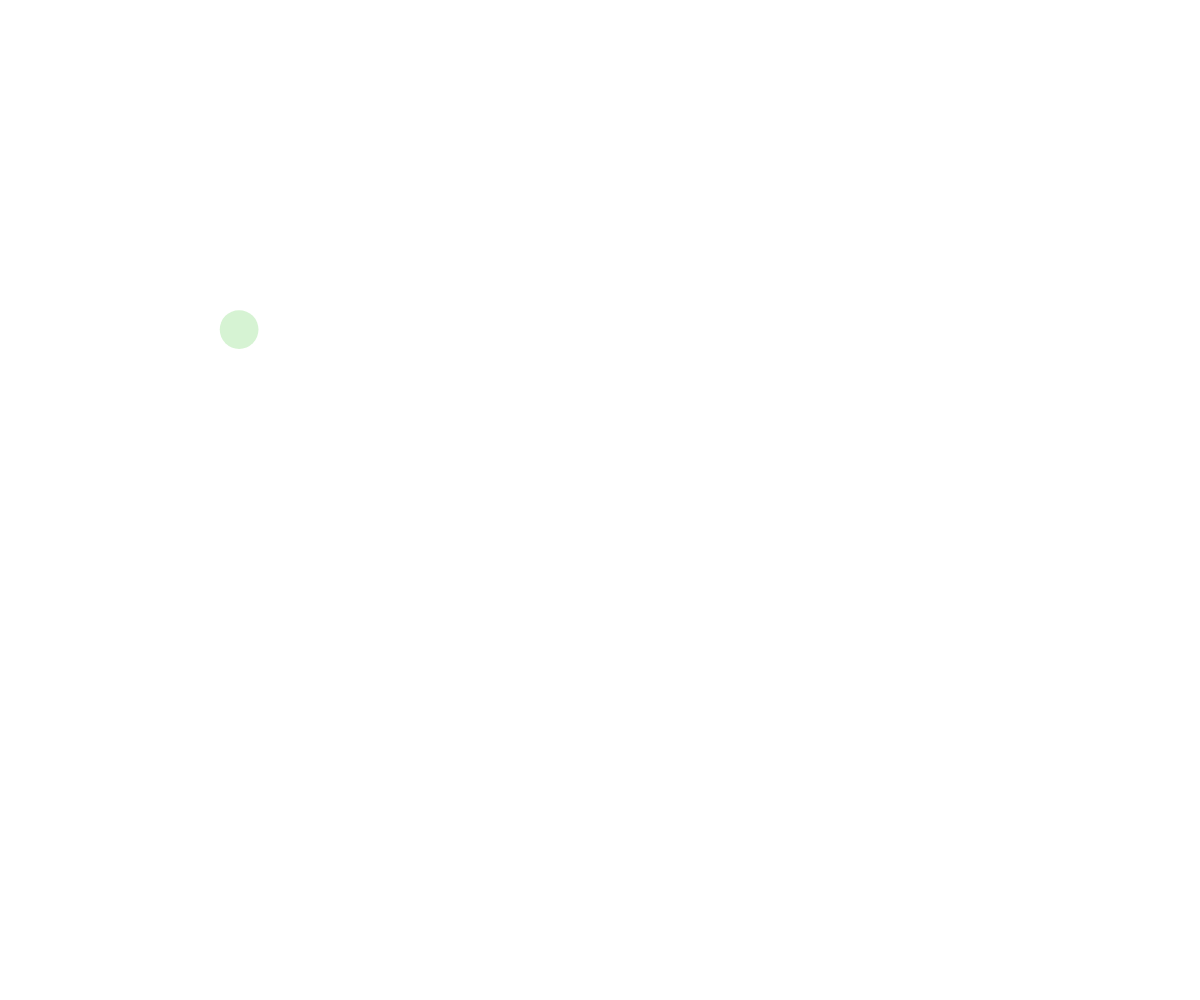
Frame 1 (no input)
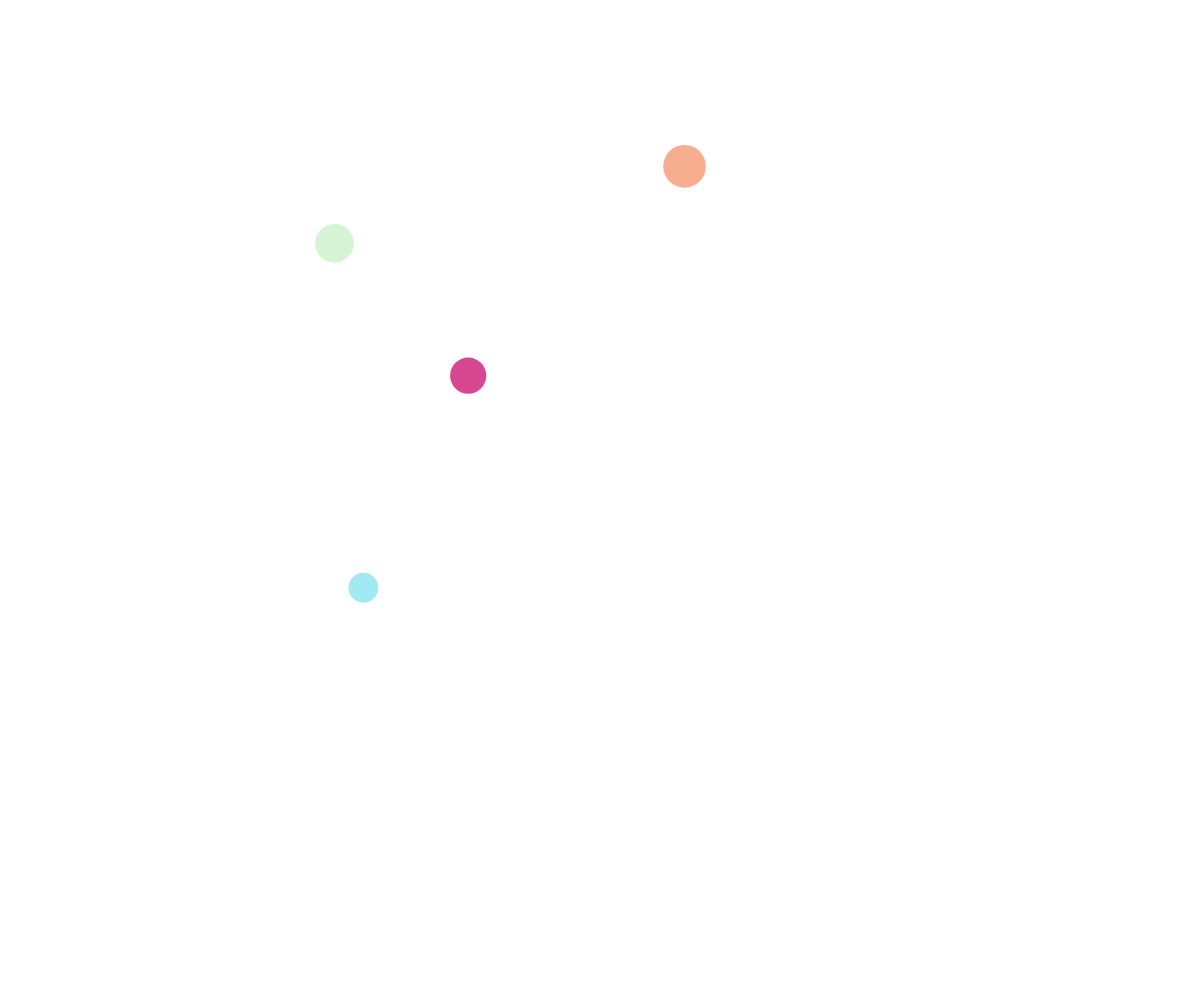
Frame 60 (no input)
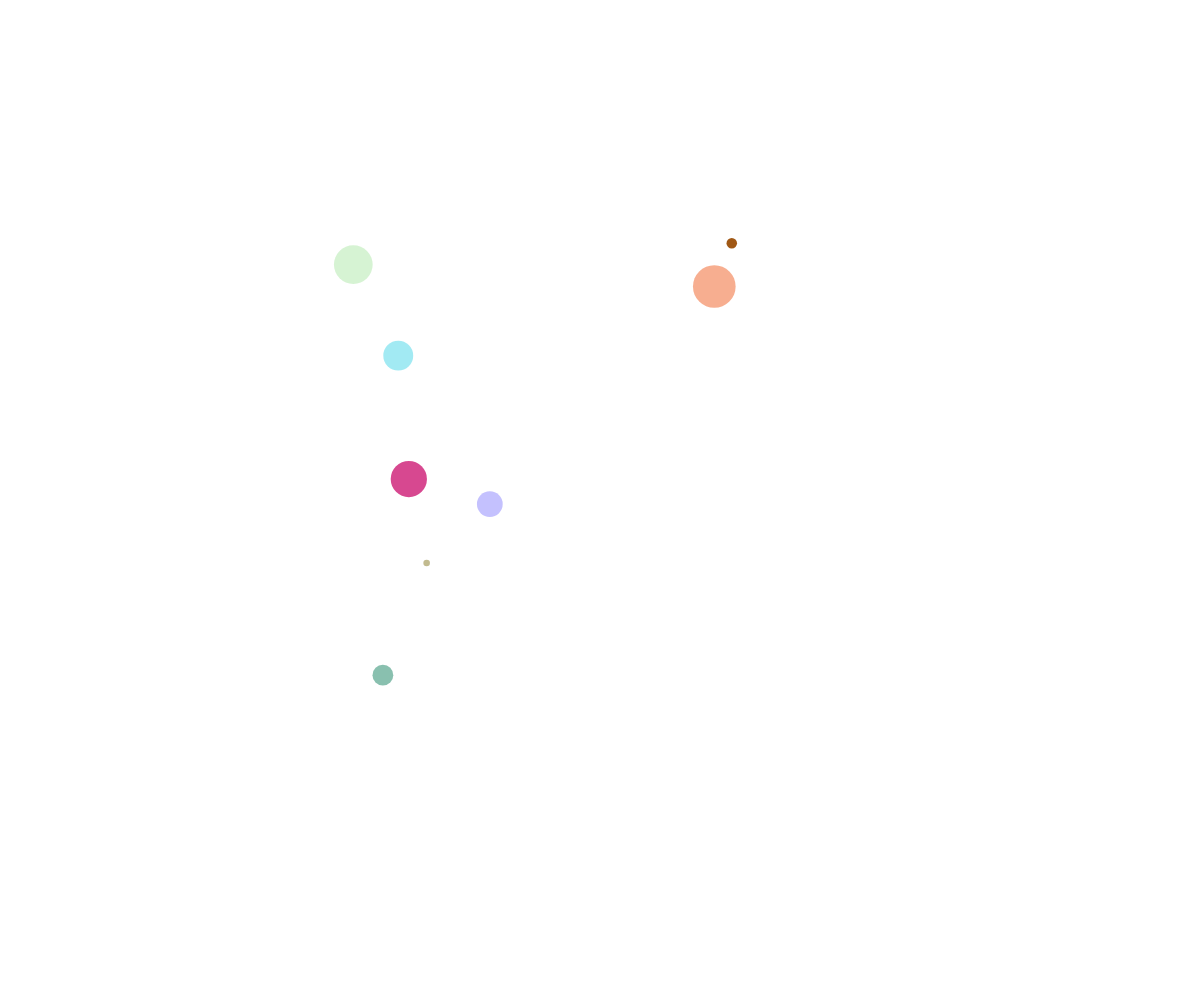
Frame 120 (the mouse pressed at the canvas centre since frame 60)

The p5.js sketch that drew these frames (run headless with seeded random() and noise() and a simulated clock; from frame 60 on, the mouse is pressed at the canvas centre):

// p5.js sketch
// ── sketch.js
// perlin and timing with bubbles 
// march 17th, 2023

let theBubbles = [];

function setup() {
  createCanvas(windowWidth, windowHeight);
  spawnBubble();
  noStroke();
  window.setInterval(spawnBubble, 500);
}

function draw() {
  background("white");
  
  //better for loop for javascrip

  for (let bubble of theBubbles) {
    // move
    bubble.x = noise(bubble.time) * width;
    bubble.y = noise(bubble.time + 300) * height;

    //displaying the circle
    fill(bubble.color);
    circle(bubble.x, bubble.y, bubble.size);

    //upsate time
    bubble.time += 0.01;
  }

}

function spawnBubble(){
  let bubble = {
    x: random(width),
    y: random(height),
    size: random(5,50),
    color: color(random(255), random(255), random(255), random(255)),
    time: random(1000),
  };
  theBubbles.push(bubble);
}
